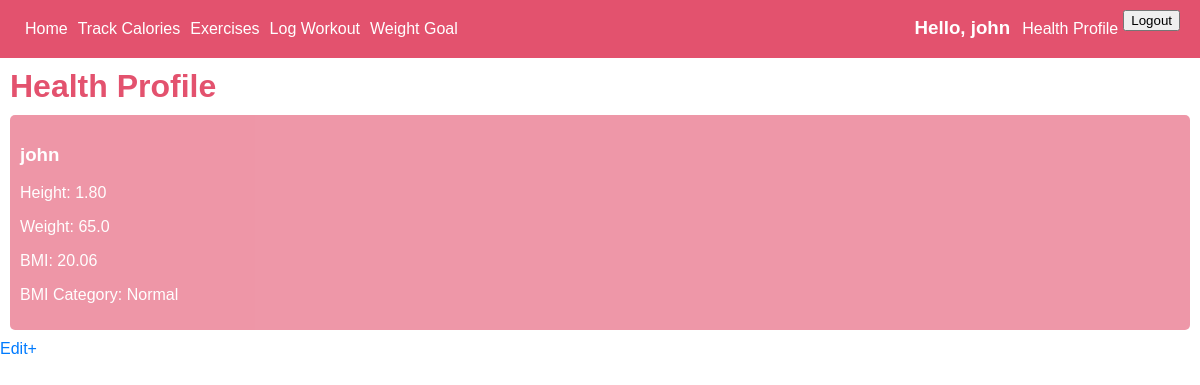
The app's page /health_profile/ (signed in), older data.
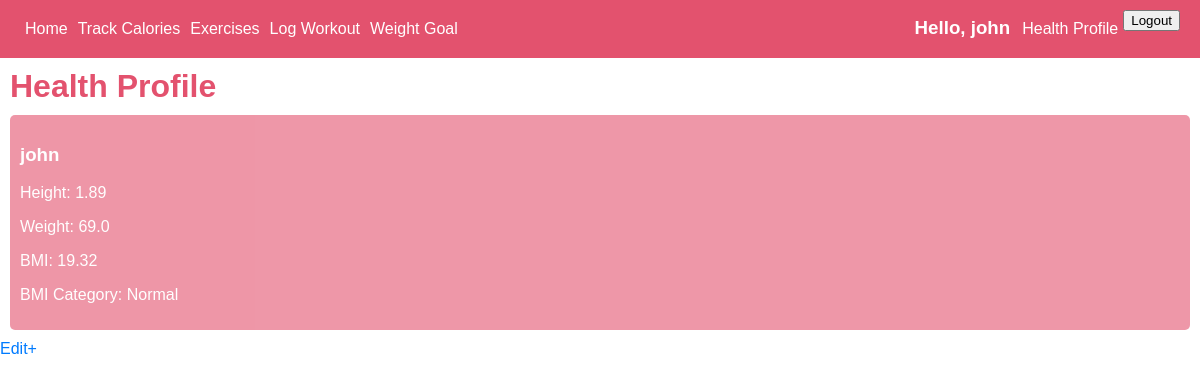
The same page, newer data.
### app/models.py (models this page shows)
class HealthProfile(models.Model):
    user = models.OneToOneField(User, on_delete=models.CASCADE)
    height = models.FloatField(null=False, blank=False, help_text="Height in meters (e.g., 1.80)")
    weight = models.FloatField(null=False, blank=False, help_text="Weight in kilograms (e.g., 65)")
    bmi = models.FloatField(editable=False, null=True)
    bmi_classification_type= [
        ('uw','Under Weight'),
        ('hw','Healthy Weight'),
        ('ow', 'Over Weight'),
        ('ob', 'Obesity'),
    ]
    bmi_type = models.CharField(max_length=20, choices=bmi_classification_type, editable=False, null=True)

### app/views.py (the view)
# urls.py: path('health_profile/', HealthProfileDetailView.as_view(), name = 'health_profile'),
class HealthProfileDetailView(LoginRequiredMixin, DetailView):
    model = HealthProfile
    context_object_name = 'profile'
    template_name = 'app/health_profile.html'
    def get_object(self):
        return HealthProfile.objects.get(user=self.request.user)
    def get_context_data(self, **kwargs):
        context = super().get_context_data(**kwargs)
        profile = self.get_object()
        if profile.height > 0:
            bmi = round(profile.weight / (profile.height ** 2), 2)
        if bmi < 18.5:
            bmi_category = 'Underweight'
        elif 18.5 <= bmi < 24.9:
            bmi_category = 'Normal'
        elif 25 <= bmi < 29.9:
            bmi_category = 'Overweight'
        else:
            bmi_category = 'Obese'
        context['rounded_height'] = round(profile.height), 2
        context['calculated_bmi'] = bmi
        context['calculated_bmi_category'] = bmi_category
        return context

### app/templates/app/health_profile.html
{% extends 'app/base.html' %} {% load static %} {%block content%}
<div class="container">
  <h1>Health Profile</h1>
  <div class="exercise-entry">
    <h3>{{profile.user.username}}</h3>
    <p>Height: {{profile.height|floatformat:2}}</p>
    <p>Weight: {{profile.weight}}</p>
    <p>BMI: {{calculated_bmi}}</p>
    <p>BMI Category: {{calculated_bmi_category}}</p>
  </div>
  <a href="{% url 'health_profile_update' object.pk %}">Edit+</a>
</div>
{% endblock content%}

Row changes from the older to the newer data that the page shows:
changed HealthProfile "john": height "1.80" → "1.89"; weight "65.0" → "69.0"
Text that changed along with them:
{{ calculated_bmi }}: "20.06" → "19.32"
